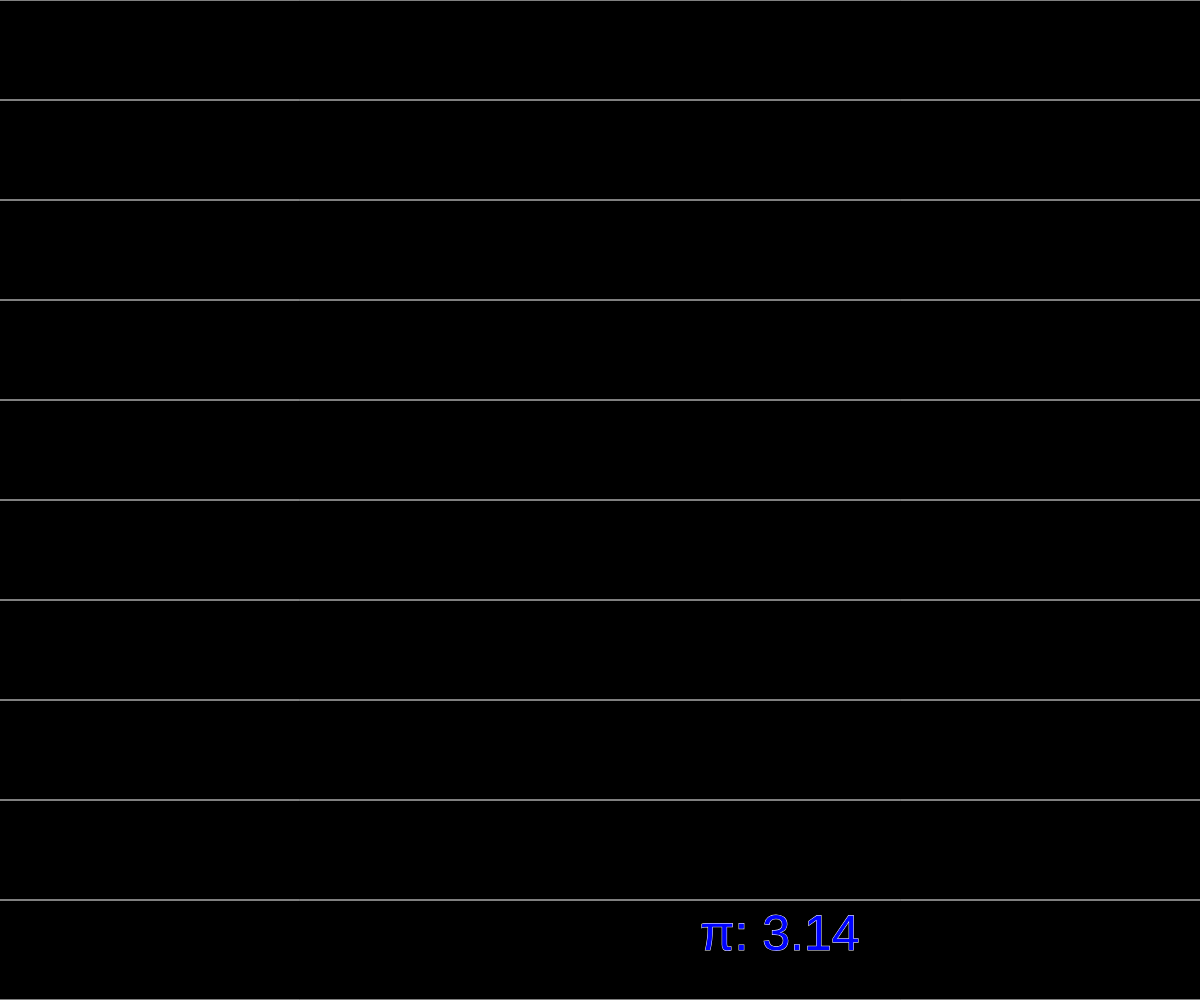
Frame 1 (no input)
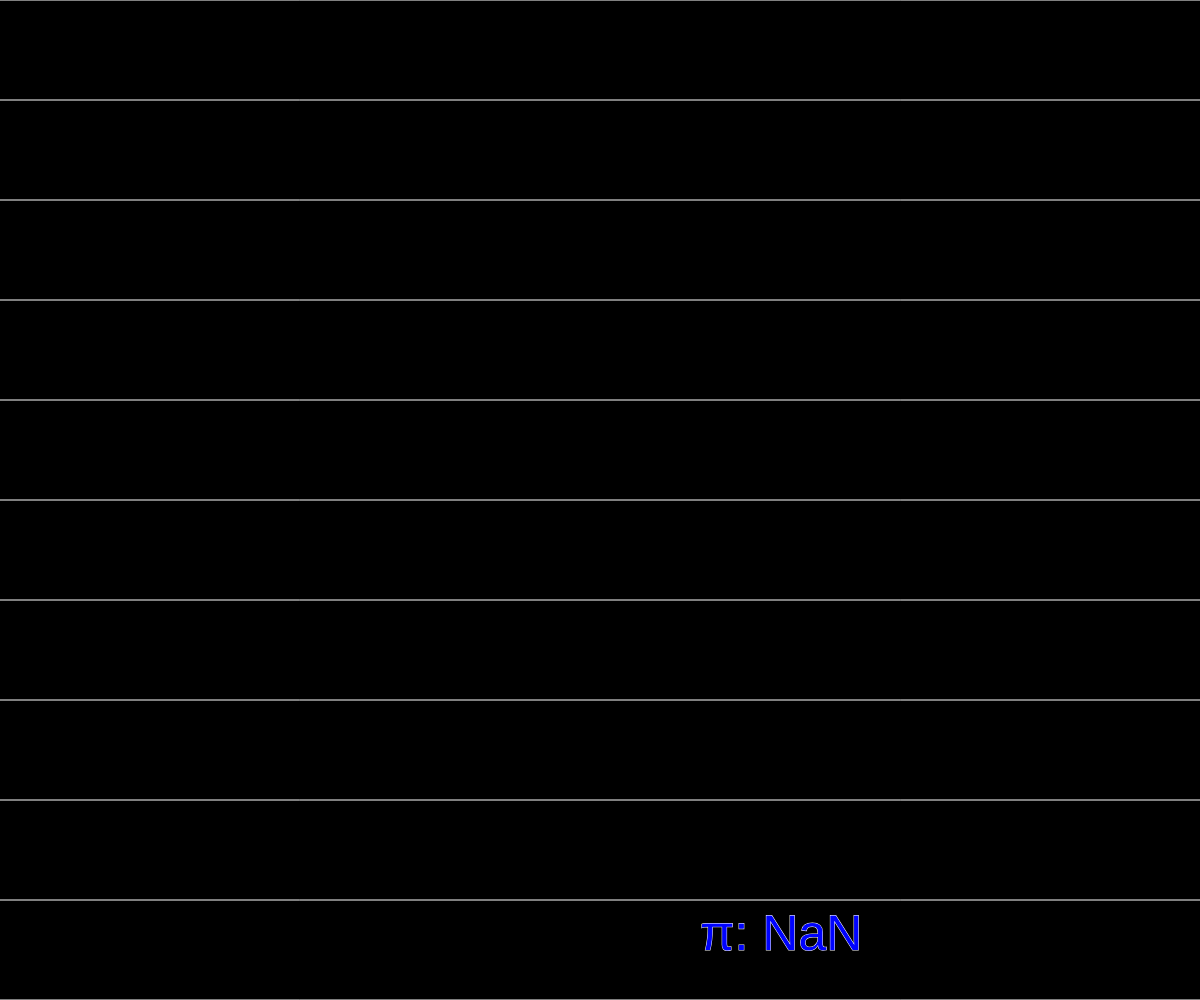
Frame 60 (no input)
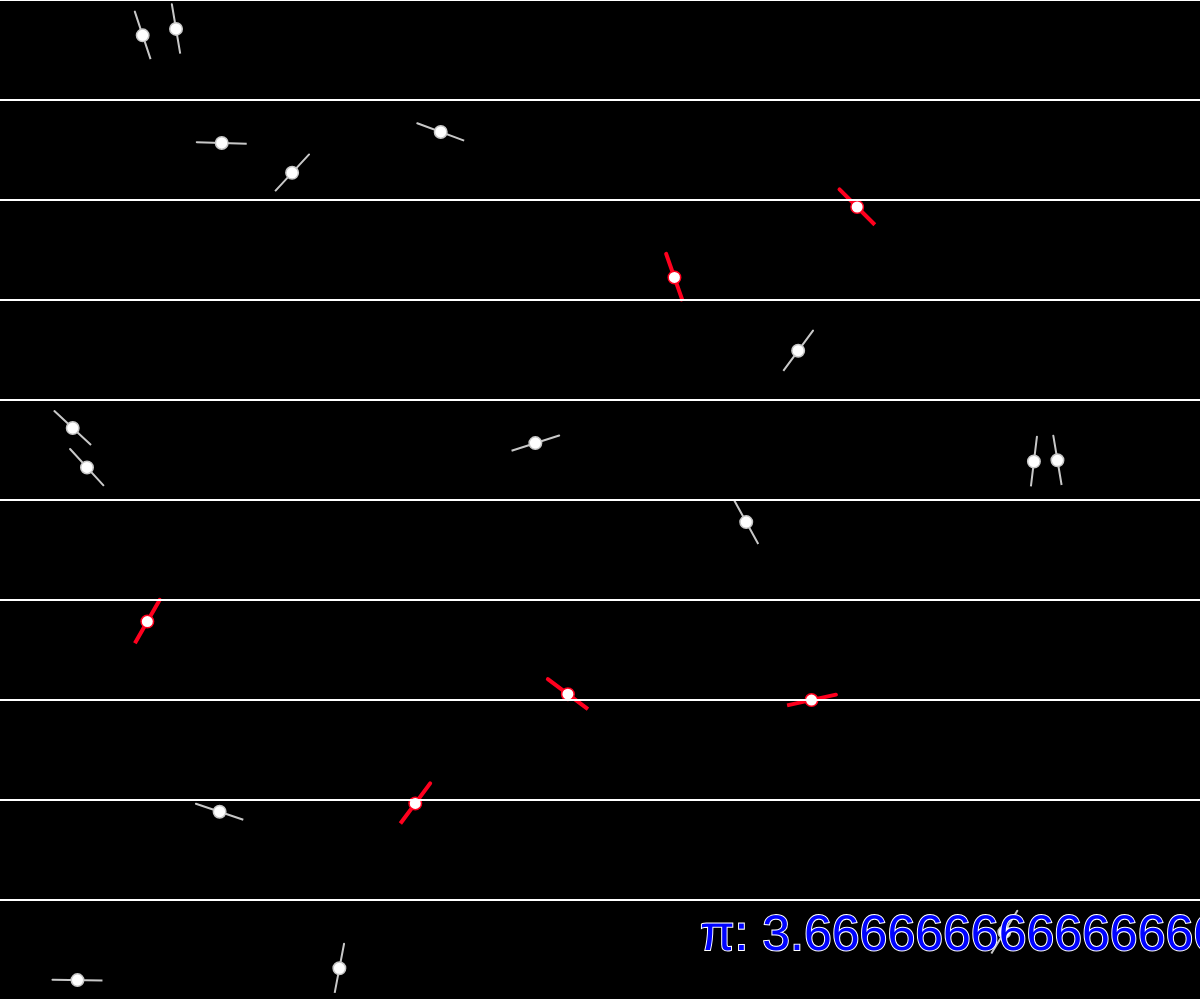
Frame 120 (the mouse pressed at the canvas centre since frame 60)

The p5.js sketch that drew these frames (run headless with seeded random() and noise() and a simulated clock; from frame 60 on, the mouse is pressed at the canvas centre):

// p5.js sketch
// ── sketch.js
let needleh;
let space;
const cracksN = 10;
let needles = [];
let cracks = [];
let counter = 0;
let pi = 3.14;

function setup() {
    createCanvas(innerWidth, innerHeight);
    space = height / cracksN;
    needleh = space / 2;

    for (let j = -height / 2; j <= height / 2; j += space) {
        let c = new Crack(j);
        cracks.push(c);
    }
}

function mousePressed() {
    for (i = 0; i < 22; i++) {
        n = new Needle(random(-width / 2, width / 2), random(-height / 2, height / 2), random(PI));
        if (n.int === true) {
            counter++;
        }
        needles.push(n);
    }
    console.log('π is approximatley: ', (needles.length) / (counter));
}

function draw() {
    background(0);
    translate(width / 2, height / 2);
    fill(255);
    for (let n of needles) {
        n.show();
    }
    for (let c of cracks) {
        c.update();
    }

    if (needles.length >= 4000) {
        fill(0);
        stroke(255);
        textAlign(CENTER);
        textSize(40);
        rectMode(CENTER);
        rect(0, 0, 400, 100)
        text('PLEASE REFRESH!', 0, 0);
        console.warn('PLEASE REFRESH!');
        for (let i = 0; i <= 3000; i++) {
            needles.shift();
        }
        noLoop();
    }

    textSize(50);
    fill(0, 3.14, 255);
    stroke(255);
    text('π: ' + pi, width / 2 - 500, height / 2 - 50);
    pi = (needles.length) / (counter);
}
// ── crack.js
class Crack {
    constructor(y) {
        this.y = y;
    }

    update() {
        stroke(255);
        line(-width / 2, this.y, width / 2, this.y);
    }
}

// ── needle.js
class Needle {
    constructor(x, y, r) {
        this.x = x;
        this.y = y;
        this.r = r;
        this.int = false;
        this.d;

        for (let j = -height / 2 + space; j < height / 2; j += space) {
            if (j - this.y < space / 2) {
                this.d = dist(this.x, this.y, this.x, j);
            }
        }

        if (this.d < .5 * needleh * sin(this.r)) {
            this.int = true;
        }
    }

    show() {
        stroke(200);
        strokeWeight(2);
        beginShape();
        for (let i = -this.r; i <= TWO_PI; i += PI) {
            let x_ = cos(i) * needleh / 2 + this.x;
            let y_ = sin(i) * needleh / 2 + this.y;
            vertex(x_, y_);
        }
        fill(255);
        if (this.int === true) {
            strokeWeight(4);
            stroke(255, 0, 30);
        }
        endShape();
        strokeWeight(1.5);
        ellipse(this.x, this.y, needleh / 4, needleh / 4);
        strokeWeight(2);
    }

}
